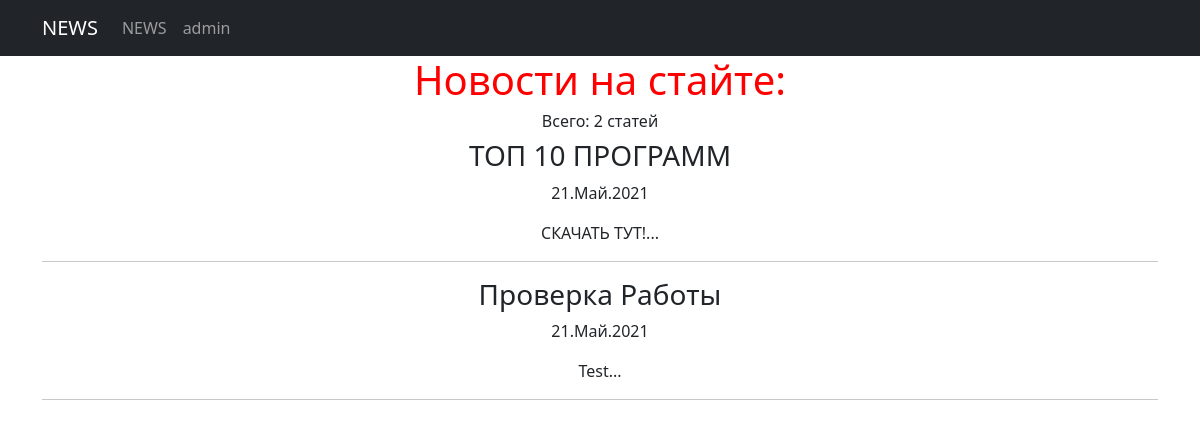
Before: /news/ with the older database file.
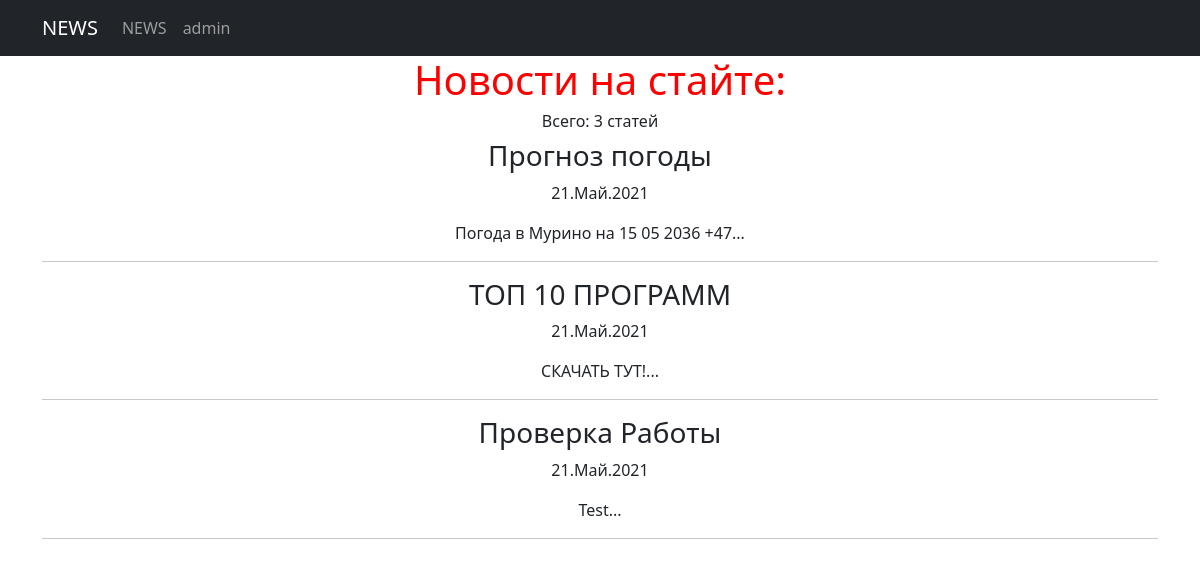
After: the same page with the newer database file.
### news/models.py (models this page shows, shortened)
class Post(models.Model):
    PostAuthor = models.ForeignKey(Author, on_delete=models.CASCADE)
    PostNews = 'PN'
    PostArticle = 'PA'
    POSITIONS = [
        (PostArticle, 'Статья'),
        (PostNews, 'Новость'),
    ]
    title = models.CharField(max_length=50)
    positions = models.CharField(max_length=2, choices=POSITIONS, default=PostArticle)
    data = models.DateTimeField(auto_now_add=True)
    postCategory = models.ManyToManyField(Category, through='PostCategory')
    previewName = models.CharField(max_length=128)
    text = models.TextField()
    rating = models.SmallIntegerField(default=0)
    def preview(self):
        return self.text[0:124] + '...'
    class Meta:
        verbose_name = 'Пост'
        verbose_name_plural = 'Посты'

### news/views.py (the view)
# urls.py: path('news/', include('news.urls'))
class news(ListView):
    model = Post
    template_name = 'news.html'
    context_object_name = 'news'
    queryset = Post.objects.order_by('-data')

### templates/news.html (shortened to what this page needs)
<!DOCTYPE html>
<html lang="en">
<head> {% extends 'flatpages/default.html' %}
{% block content %}
<h1><span style="color: #ff0000;">Новости на стайте:</span></h1>
{% if news %}
<h6>Всего: {{news|length}} статей</h6>
    {% for el in news %}
        <h3>{{ el.title }}</h3>
        <p>{{ el.data|date:'d.M.Y' }}</p>
        <p>{{ el.preview }}</p>
        <hr>
    {%endfor%}
{% else %}
    <h2>Новостей нет</h2>
{% endif %}
{% endblock content %}

### templates/flatpages/default.html (shortened to what this page needs)
{% load static %}
<html lang="en">
<head>
  <link href="{% static 'css/styles.css' %}" rel="stylesheet">
</head>
<body>
  <nav class="navbar navbar-expand-lg navbar-dark bg-dark static-top">
    <div class="container">
      <a class="navbar-brand" href="/news/">NEWS</a>
      <div class="collapse navbar-collapse" id="navbarResponsive">
        <ul class="navbar-nav ml-auto">
          <li class="nav-item">
            <a class="nav-link" href="/news/">NEWS</a>
          </li>
          <li class="nav-item">
            <a class="nav-link" href="/admin/">admin</a>
          </li>
        </ul>
      </div>
    </div>
  </nav>
  <div class="container">
    <div class="row">
      <div class="col-lg-12 text-center">
       {% block content %}
       {% endblock content %}
      </div>
    </div>
  </div>
</body>
</html>

Changed rows visible on the page:
added Post: title "Прогноз погоды", data "21.Май.2021", preview "Погода в Мурино на 15 05 2036 +47..."
Other visible differences:
{{ news|length }}: "2" → "3"
